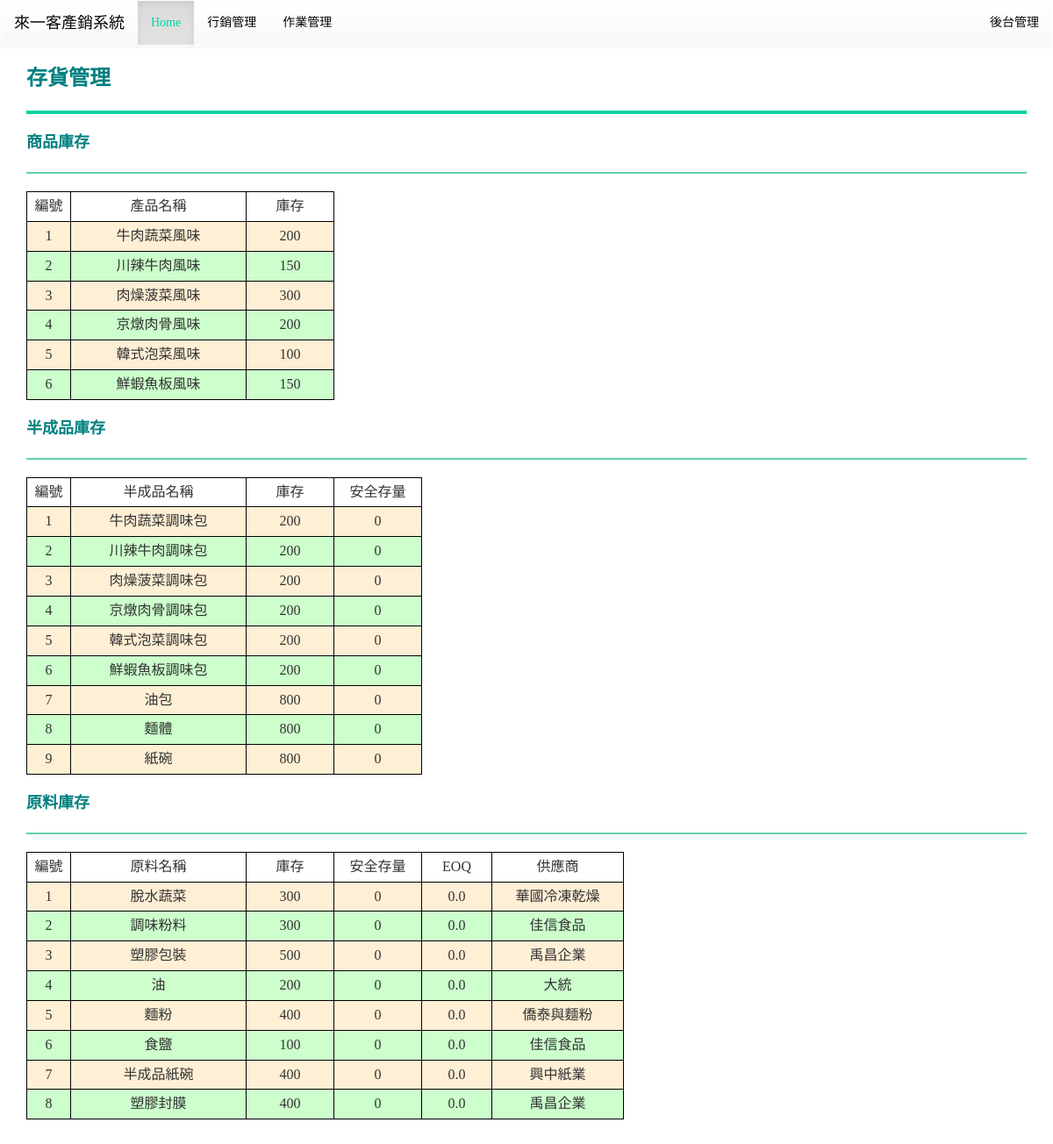
Page /product/stock/ on the earlier database version.
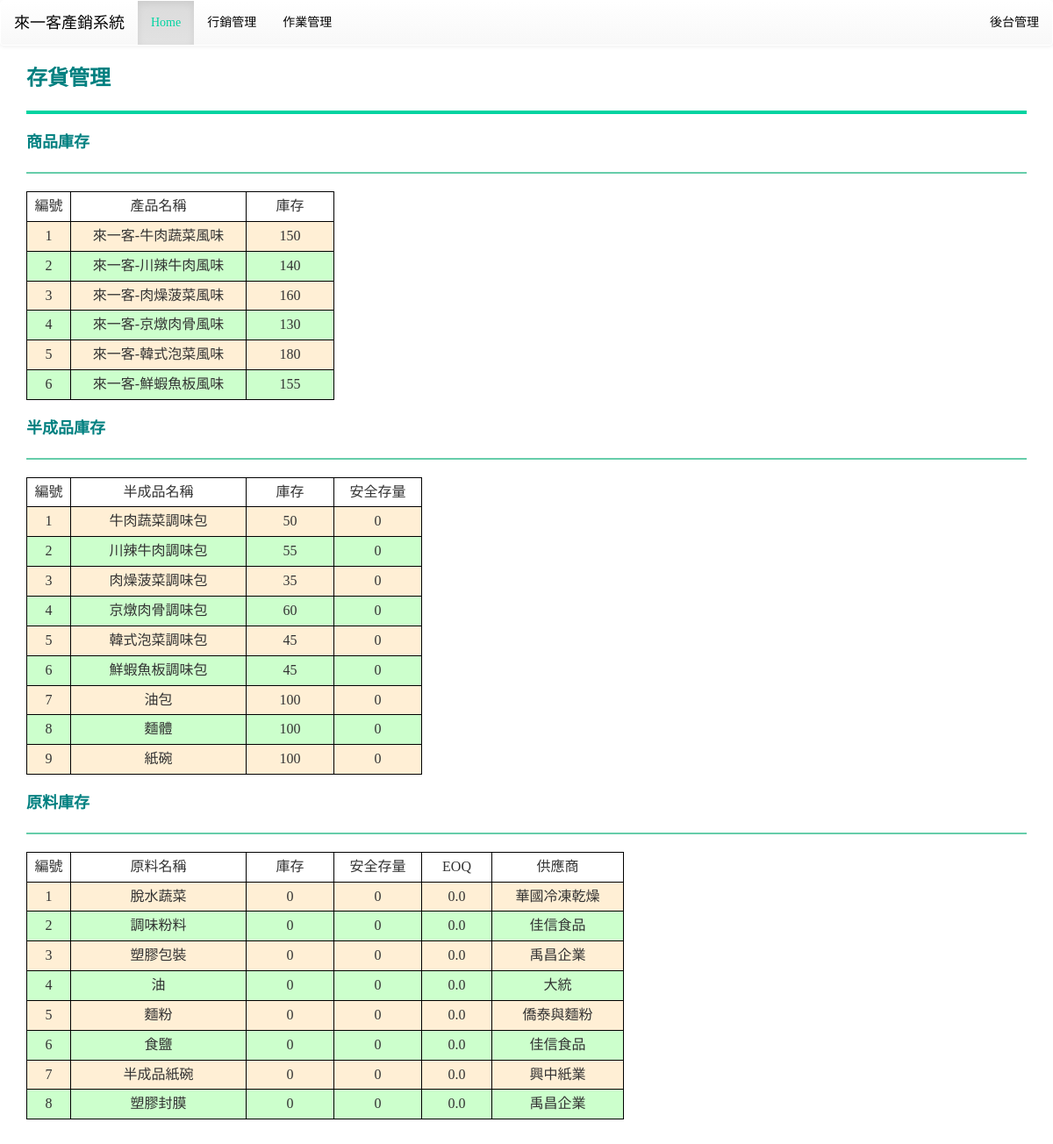
Same page on the later database version.
### mainsite/models.py (models this page shows, shortened)
class Product(models.Model):
    name = models.CharField(max_length=10)
    price = models.IntegerField()
    stock = models.IntegerField()
    TL = models.IntegerField()
    element = models.ManyToManyField(Intermediate, through='Product_element')

class Intermediate(models.Model):
    name = models.CharField(max_length=10)
    stock = models.IntegerField()
    safe_stock = models.IntegerField()
    TL = models.IntegerField()
    element = models.ManyToManyField(Ingredient, through='Intermediate_element')

class Ingredient(models.Model):
    name = models.CharField(max_length=10)
    cost = models.IntegerField()
    stock = models.IntegerField()
    safe_stock = models.IntegerField()
    last_date = models.DateField()
    EOQ = models.FloatField()
    supplier = models.ForeignKey(Supplier, on_delete=models.CASCADE)
    TL = models.IntegerField()

class Supplier(models.Model):
    name = models.CharField(max_length=10)
    tel = models.CharField(max_length=10)
    def __str__(self):
        return self.name

### mainsite/views.py (the view)
# urls.py: path('product/stock/', views.stock),
def stock(request):
    products = models.Product.objects.all()
    intermediates = models.Intermediate.objects.all()
    ingredients = models.Ingredient.objects.all()
    template = get_template('stock.html')
    html = template.render(locals())
    return HttpResponse(html)

### templates/stock.html (shortened to what this page needs)
{% extends "base.html" %}
{% load static %}
{% block content %}
<div class='container'>
	<b><font color="#008080" size="5pt">存貨管理</font></b>
	<hr style="border:2px solid #00d3a1;background-color:#66CDAA" />
	<b><font color="#008080" size="4pt">商品庫存</font></b>
	<hr style="border:1px solid #66CDAA;background-color:#66CDAA" />
	{% for p in products %}
	{% if forloop.first %}
	<table>
		<tr bgcolor='#ffffff'>
			<td width=50 align=center>編號</td>
			<td width=200>產品名稱</td>
			<td width=100>庫存</td>
		</tr>
	{% endif %}
		<tr bgcolor='{% cycle "#FFEFD5" "ccffcc" %}'>
			<td align=center>{{ p.id }} </td>
			<td>{{ p.name }}</td>
			<td align=center>{{ p.stock }}</td>
		</tr>
	{% if forloop.last %}
	</table>
	{% endif %}
	{% endfor %}
	<br>
	<b><font color="#008080" size="4pt">半成品庫存</font></b>
	<hr style="border:1px solid #66CDAA;background-color:#66CDAA" />
	{% for m in intermediates %}
	{% if forloop.first %}
	<table>
		<tr bgcolor='#ffffff'>
			<td width=50 align=center>編號</td>
			<td width=200>半成品名稱</td>
			<td width=100>庫存</td>
			<td width=100>安全存量</td>
		</tr>
	{% endif %}
		<tr bgcolor='{% cycle "#FFEFD5" "ccffcc" %}'>
			<td align=center>{{ m.id }} </td>
			<td>{{ m.name }}</td>
			<td align=center>{{ m.stock }}</td>
			<td align=center>{{ m.safe_stock }}</td>
		</tr>
	{% if forloop.last %}
	</table>
	{% endif %}
	{% endfor %}
	<br>
	<b><font color="#008080" size="4pt">原料庫存</font></b>
	<hr style="border:1px solid #66CDAA;background-color:#66CDAA" />
	{% for i in ingredients %}
	{% if forloop.first %}
	<table>
		<tr bgcolor='#ffffff'>
			<td width=50 align=center>編號</td>
			<td width=200>原料名稱</td>
			<td width=100>庫存</td>
			<td width=100>安全存量</td>
			<td width=80>EOQ</td>
			<td width=150>供應商</td>
		</tr>
	{% endif %}
		<tr bgcolor='{% cycle "#FFEFD5" "ccffcc" %}'>
			<td align=center>{{ i.id }} </td>
			<td>{{ i.name }}</td>
			<td align=center>{{ i.stock }}</td>
			<td align=center>{{ i.safe_stock }}</td>
			<td align=center>{{ i.EOQ }}</td>
			<td align=center>{{ i.supplier }}</td>
		</tr>
	{% if forloop.last %}
	</table>
	{% endif %}
	{% endfor %}
	<br>
	<br>
</div>
{% endblock %}

### templates/base.html (shortened to what this page needs)
<!DOCTYPE html>
<html>
<head>
<link rel="stylesheet" href="https://maxcdn.bootstrapcdn.com/bootstrap/3.3.7/css/bootstrap.min.css">
<link rel="stylesheet" href="https://maxcdn.bootstrapcdn.com/bootstrap/3.3.7/css/bootstrap-theme.min.css">
</head>
<body>
{% include "header.html" %}
{% block content %}{% endblock %}
</body>
</html>

### templates/header.html
<nav class='navbar navbar-default' role='navigation'>
	<div class='container-fluid'>
		<div class='navbar-header'>
			<div class='navbar-brand' align=center>
				來一客產銷系統
			</div>
		</div>
		<ul class='nav navbar-nav'>
			<li class='active'><a href='/'>Home</a></li>
			<li><a href='/market'>行銷管理</a></li>
			<li><a href='/product'>作業管理</a></li>
		</ul>
		<ul class='nav navbar-nav navbar-right'>
			<li><a href='/admin'>後台管理</a></li>
		</ul>
	</div>
</nav>

### templates/base.html (style rules this page uses)
table { border:1px solid #000; font-family: 微軟正黑體; font-size:16px; border:1px solid #000; text-align:center; border-collapse:collapse; }
td { border:1px solid #000; padding:5px; }
.navbar-default { background-color: #ffffff; border-color: #ffffff; }
.navbar-default .navbar-brand { color: #060606; }
.navbar-default .navbar-nav > li > a { color: #060606; }
.navbar-default .navbar-nav > .active > a, .navbar-default .navbar-nav > .active > a:hover, .navbar-default .navbar-nav > .active > a:focus { color: #00d3a1; background-color: #ffffff; }
h1, h2, h3, h4, h5, p, div { font-family: 微軟正黑體; }

Differences in the rows shown:
changed Product id 1: name "牛肉蔬菜風味" → "來一客-牛肉蔬菜風味"; stock "200" → "150"
changed Product id 2: name "川辣牛肉風味" → "來一客-川辣牛肉風味"; stock "150" → "140"
changed Product id 3: name "肉燥菠菜風味" → "來一客-肉燥菠菜風味"; stock "300" → "160"
changed Product id 4: name "京燉肉骨風味" → "來一客-京燉肉骨風味"; stock "200" → "130"
changed Product id 5: name "韓式泡菜風味" → "來一客-韓式泡菜風味"; stock "100" → "180"
changed Product id 6: name "鮮蝦魚板風味" → "來一客-鮮蝦魚板風味"; stock "150" → "155"
changed Intermediate "牛肉蔬菜調味包": stock "200" → "50"
changed Intermediate "川辣牛肉調味包": stock "200" → "55"
changed Intermediate "肉燥菠菜調味包": stock "200" → "35"
changed Intermediate "京燉肉骨調味包": stock "200" → "60"
changed Intermediate "韓式泡菜調味包": stock "200" → "45"
changed Intermediate "鮮蝦魚板調味包": stock "200" → "45"
changed Intermediate "油包": stock "800" → "100"
changed Intermediate "麵體": stock "800" → "100"
changed Intermediate "紙碗": stock "800" → "100"
changed Ingredient "脫水蔬菜": stock "300" → "0"
changed Ingredient "調味粉料": stock "300" → "0"
changed Ingredient "塑膠包裝": stock "500" → "0"
changed Ingredient "大統": stock "200" → "0"
changed Ingredient "麵粉": stock "400" → "0"
changed Ingredient "食鹽": stock "100" → "0"
changed Ingredient "半成品紙碗": stock "400" → "0"
changed Ingredient "塑膠封膜": stock "400" → "0"
